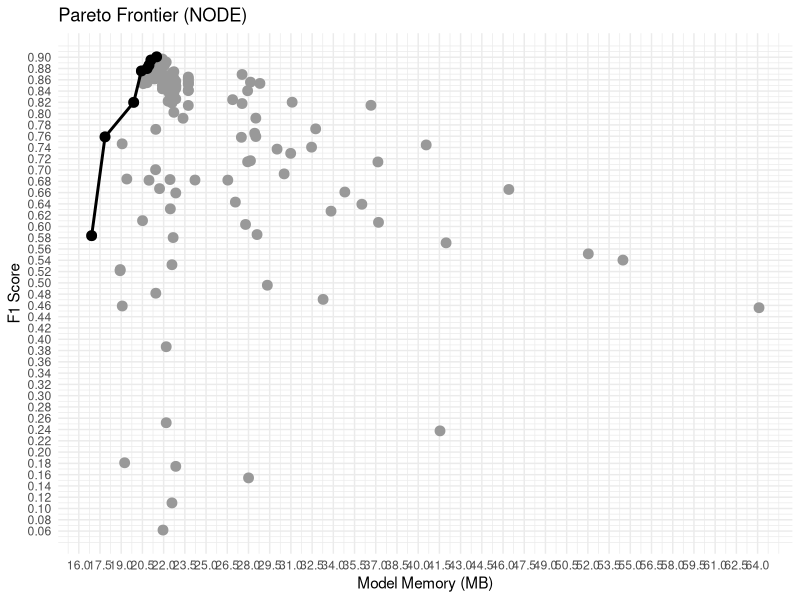

R code for this plot:
library(ggplot2)
library(dplyr)

df_node <- read.csv("optuna_Test_NODE_withDataAgg_results.csv")

df_pareto_node <- df_node %>%
  #mutate(alloc_memory = alloc_memory * 1024) %>%
  arrange(alloc_memory, desc(f1_score)) %>%
  mutate(best_so_far = cummax(f1_score)) %>%
  filter(f1_score == best_so_far) %>%   # ✅ FIX HERE
  distinct(alloc_memory, f1_score, .keep_all = TRUE)



ggplot(df_node, aes(x = alloc_memory, y = f1_score)) +
  geom_point(color = "grey60", size = 3) +
  geom_line(data = df_pareto_node, color = "black", linewidth = 1) +
  geom_point(data = df_pareto_node, color = "black", size = 3) +
  theme_minimal() +
  scale_x_continuous(
    breaks = seq(floor(min(df_node$alloc_memory)),
                 ceiling(max(df_node$alloc_memory)),
                 by = 1.5)   
  ) +
  scale_y_continuous(
    breaks = seq(floor(min(df_node$f1_score)*100)/100,
                 ceiling(max(df_node$f1_score)*100)/100,
                 by = 0.02)  
  ) +
  labs(
    title = "Pareto Frontier (NODE)",
    x = "Model Memory (MB)",
    y = "F1 Score"
  )
